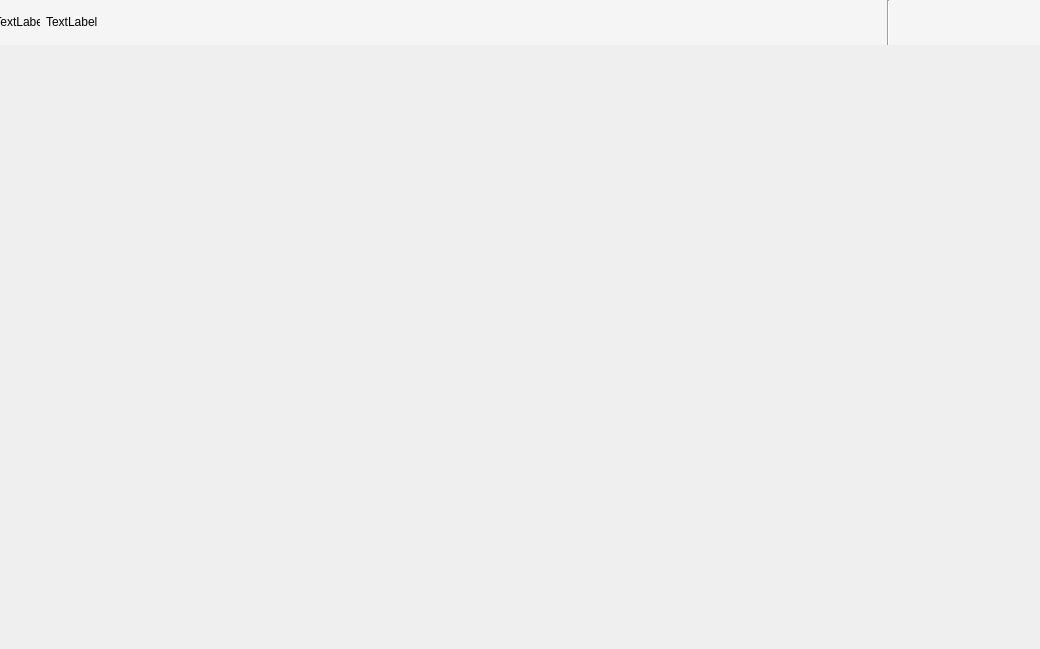
<?xml version="1.0" encoding="UTF-8"?>
<ui version="4.0">
 <class>MainUi</class>
 <widget class="QWidget" name="MainUi">
  <property name="geometry">
   <rect>
    <x>0</x>
    <y>0</y>
    <width>1040</width>
    <height>649</height>
   </rect>
  </property>
  <property name="windowTitle">
   <string>Form</string>
  </property>
  <layout class="QVBoxLayout" name="verticalLayout">
   <property name="spacing">
    <number>0</number>
   </property>
   <property name="leftMargin">
    <number>0</number>
   </property>
   <property name="topMargin">
    <number>0</number>
   </property>
   <property name="rightMargin">
    <number>0</number>
   </property>
   <property name="bottomMargin">
    <number>0</number>
   </property>
   <item>
    <widget class="TitleBar" name="widget_title" native="true">
     <property name="minimumSize">
      <size>
       <width>0</width>
       <height>45</height>
      </size>
     </property>
     <property name="maximumSize">
      <size>
       <width>16777215</width>
       <height>45</height>
      </size>
     </property>
     <property name="styleSheet">
      <string notr="true">#widget_title
{
	background-color: rgb(245, 245, 245);
}</string>
     </property>
     <layout class="QHBoxLayout" name="horizontalLayout_3">
      <property name="leftMargin">
       <number>0</number>
      </property>
      <property name="topMargin">
       <number>0</number>
      </property>
      <property name="rightMargin">
       <number>0</number>
      </property>
      <property name="bottomMargin">
       <number>0</number>
      </property>
      <item>
       <layout class="QHBoxLayout" name="horizontalLayout_2">
        <item>
         <widget class="QLabel" name="label_icon">
          <property name="minimumSize">
           <size>
            <width>40</width>
            <height>40</height>
           </size>
          </property>
          <property name="maximumSize">
           <size>
            <width>40</width>
            <height>40</height>
           </size>
          </property>
          <property name="text">
           <string>TextLabel</string>
          </property>
          <property name="alignment">
           <set>Qt::AlignCenter</set>
          </property>
         </widget>
        </item>
        <item>
         <widget class="QLabel" name="label_title">
          <property name="minimumSize">
           <size>
            <width>300</width>
            <height>40</height>
           </size>
          </property>
          <property name="maximumSize">
           <size>
            <width>16777215</width>
            <height>40</height>
           </size>
          </property>
          <property name="text">
           <string>TextLabel</string>
          </property>
         </widget>
        </item>
       </layout>
      </item>
      <item>
       <spacer name="horizontalSpacer">
        <property name="orientation">
         <enum>Qt::Horizontal</enum>
        </property>
        <property name="sizeHint" stdset="0">
         <size>
          <width>493</width>
          <height>15</height>
         </size>
        </property>
       </spacer>
      </item>
      <item>
       <layout class="QHBoxLayout" name="horizontalLayout">
        <property name="spacing">
         <number>10</number>
        </property>
        <item>
         <widget class="QToolButton" name="btn_setting">
          <property name="minimumSize">
           <size>
            <width>40</width>
            <height>40</height>
           </size>
          </property>
          <property name="maximumSize">
           <size>
            <width>40</width>
            <height>40</height>
           </size>
          </property>
          <property name="styleSheet">
           <string notr="true">border:0px;</string>
          </property>
          <property name="text">
           <string/>
          </property>
         </widget>
        </item>
        <item>
         <widget class="Line" name="line">
          <property name="orientation">
           <enum>Qt::Vertical</enum>
          </property>
         </widget>
        </item>
        <item>
         <widget class="QToolButton" name="btn_min">
          <property name="minimumSize">
           <size>
            <width>40</width>
            <height>40</height>
           </size>
          </property>
          <property name="maximumSize">
           <size>
            <width>40</width>
            <height>40</height>
           </size>
          </property>
          <property name="styleSheet">
           <string notr="true">border:0px;</string>
          </property>
          <property name="text">
           <string/>
          </property>
         </widget>
        </item>
        <item>
         <widget class="QToolButton" name="btn_max">
          <property name="minimumSize">
           <size>
            <width>40</width>
            <height>40</height>
           </size>
          </property>
          <property name="maximumSize">
           <size>
            <width>40</width>
            <height>40</height>
           </size>
          </property>
          <property name="styleSheet">
           <string notr="true">border:0px;</string>
          </property>
          <property name="text">
           <string/>
          </property>
         </widget>
        </item>
        <item>
         <widget class="QToolButton" name="btn_close">
          <property name="minimumSize">
           <size>
            <width>40</width>
            <height>40</height>
           </size>
          </property>
          <property name="maximumSize">
           <size>
            <width>40</width>
            <height>40</height>
           </size>
          </property>
          <property name="styleSheet">
           <string notr="true">border:0px;</string>
          </property>
          <property name="text">
           <string/>
          </property>
         </widget>
        </item>
       </layout>
      </item>
     </layout>
    </widget>
   </item>
   <item>
    <widget class="QStackedWidget" name="stackedWidget">
     <property name="currentIndex">
      <number>-1</number>
     </property>
    </widget>
   </item>
  </layout>
 </widget>
 <customwidgets>
  <customwidget>
   <class>TitleBar</class>
   <extends>QWidget</extends>
   <header>ui/selfwidget/titlebar.h</header>
   <container>1</container>
  </customwidget>
 </customwidgets>
 <resources/>
 <connections/>
</ui>
